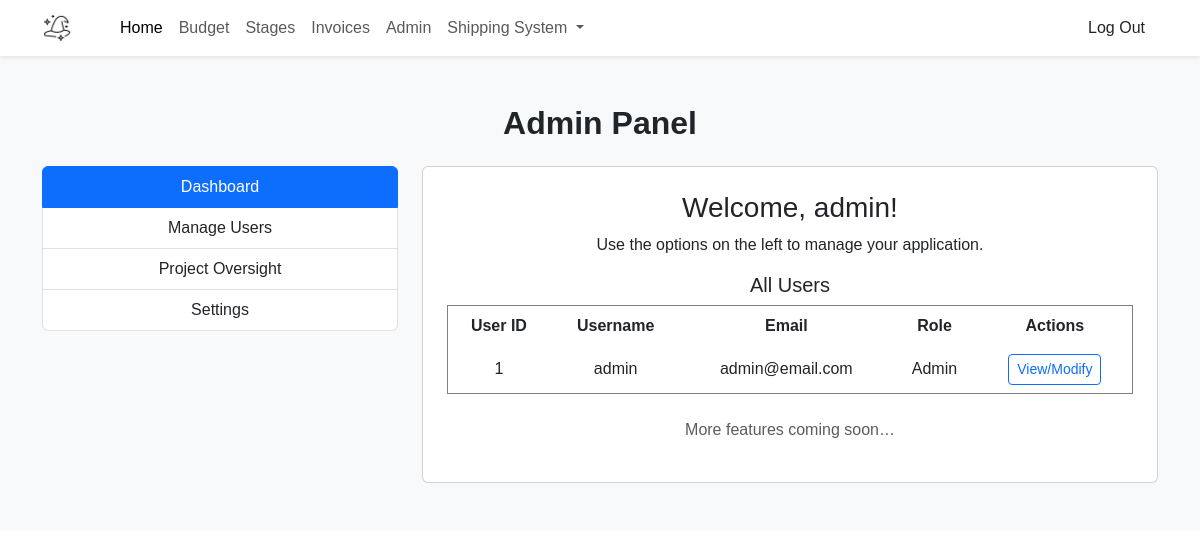
The page /admin (signed in) on the database its author committed.
### tables this page shows
CREATE TABLE projects (
    project_id INT AUTO_INCREMENT PRIMARY KEY,
    user_id INT NOT NULL,
    title VARCHAR(50) NOT NULL,
    description TEXT,
    total_budget DECIMAL(10,2) NOT NULL,
    created_at DATETIME DEFAULT CURRENT_TIMESTAMP,
    FOREIGN KEY (user_id) REFERENCES users(user_id)
        ON DELETE CASCADE
);

CREATE TABLE users (
    user_id INT AUTO_INCREMENT PRIMARY KEY,
    username VARCHAR(20) NOT NULL UNIQUE,
    email VARCHAR(50) NOT NULL UNIQUE,
    password_hash VARCHAR(50) NOT NULL,
    is_admin TINYINT(1) NOT NULL,
    is_active TINYINT(1) NOT NULL
);

### src/Controllers/AdminController.php (called while the page is built, shortened)
<?php
class AdminController
{
    public function index()
    {
        $db = new Database();
        $conn = $db->connect();
        $stmt = $conn->prepare("SELECT user_id, username, email, is_admin FROM users");
        $stmt->execute();
        $users = $stmt->fetchAll(\PDO::FETCH_ASSOC);
        include __DIR__ . '/../../views/admin_panel.php';
    }
}

### src/Controllers/HomeController.php (called while the page is built, shortened)
<?php
class HomeController {
    public function getUserProjects(int $userId): array
    {
        $db   = new Database();
        $conn = $db->connect();
        $user_id = $_SESSION['user_id'];
        $stmt = $conn->prepare(
            "SELECT project_id, title
               FROM projects
              WHERE user_id = :user_id
           ORDER BY project_id"
        );
        $stmt->execute([':user_id' => $user_id]);
        return $stmt->fetchAll(PDO::FETCH_ASSOC);
    }
}

### views/admin_panel.php (the view, shortened to what this page needs)
<!DOCTYPE html>
<html lang="en">
<head>
  <link href="https://cdn.jsdelivr.net/npm/bootstrap@5.3.6/dist/css/bootstrap.min.css" rel="stylesheet">
  <link rel="stylesheet" href="/assets/css/style.css">
</head>
<body>
  <?php include 'navbar.php'; ?>
  <section class="py-5 bg-light">
    <div class="container">
      <h2 class="text-center fw-bold mb-4">Admin Panel</h2>
      <div class="row">
        <div class="col-md-4">
          <div class="list-group">
            <a href="#" class="list-group-item list-group-item-action active" aria-current="true">
              Dashboard
            </a>
            <a href="#" class="list-group-item list-group-item-action">Manage Users</a>
            <a href="#" class="list-group-item list-group-item-action">Project Oversight</a>
            <a href="#" class="list-group-item list-group-item-action">Settings</a>
          </div>
        </div>
        <div class="col-md-8">
          <div class="card p-4">
            <h3 class="card-title">Welcome, <?= htmlspecialchars($_SESSION['username'] ?? ['Admin']) ?>!</h3>
            <p class="card-text">Use the options on the left to manage your application.</p>
            <h5>All Users</h5>
            <table border="1" cellpadding="8" cellspacing="0">
                <thead>
                    <tr>
                        <th>User ID</th>
                        <th>Username</th>
                        <th>Email</th>
                        <th>Role</th>
                        <th>Actions</th>
                    </tr>
                </thead>
                <tbody>
                    <?php foreach ($users as $user): ?>
                        <tr>
                            <td><?= $user['user_id'] ?></td>
                            <td><?= htmlspecialchars($user['username']) ?></td>
                            <td><?= htmlspecialchars($user['email']) ?></td>
                            <td><?= $user['is_admin'] ? 'Admin' : 'User' ?></td>
                            <td>
                            <a href="/admin/user/view?user_id=<?= $user['user_id'] ?>" class="btn btn-sm btn-outline-primary">View/Modify</a>
                            </td>
                        </tr>
                    <?php endforeach; ?>
                </tbody>
            </table>
            <p class="text-muted mt-4">More features coming soon…</p>
          </div>
        </div>
      </div>
    </div>
  </section>
</body>
</html>

### views/navbar.php (shortened to what this page needs)
<?php
if (!isset($projects)) {
    $controller = new \Src\Controllers\HomeController();
    $userId     = $_SESSION['user_id'] ?? 0;
    $projects   = $controller->getUserProjects($userId);
}
$project_id = $_SESSION['project_id'] ?? null;
$currentProjectName = 'Select Project';
foreach ($projects as $proj) {
    if ($proj['project_id'] == $project_id) {
        $currentProjectName = $proj['title'];
        break;
    }
}
?>
<nav class="navbar navbar-expand-lg navbar-light bg-white shadow-sm">
<div class="container">
    <a class="navbar-brand d-flex align-items-center" href="/home">
    <img src="/assets/images/logo.svg" alt="Wizard" width="30" height="30" class="me-2">
    </a>
    <div class="collapse navbar-collapse" id="mainNav">
    <ul class="navbar-nav ms-3">
        <li class="nav-item">
        <a class="nav-link active" href="/home">Home</a>
        </li>
        <li class="nav-item">
        <a class="nav-link" href="/budget">Budget</a>
        </li>
        <li class="nav-item">
        <a class="nav-link" href="/stages">Stages</a>
        </li>
        <li class="nav-item">
        <a class="nav-link" href="/invoices">Invoices</a>
        </li>
        <li class="nav-item">
        <a class="nav-link" href="/admin">Admin</a>
        </li>
        <li class="nav-item dropdown">
            <a class="nav-link dropdown-toggle" href="#" id="projectDropdown" role="button" data-bs-toggle="dropdown" aria-expanded="false">
                <?php echo htmlspecialchars($currentProjectName); ?>
            </a>
        </li>
    </ul>
    <div class="ms-auto">
        <a href="/logout" class="btn btn-logout">Log Out</a>
    </div>
    </div>
</div>
</nav>

### public/assets/css/style.css (style rules this page uses)
:root { --color-primary: #f3f4f6; --color-secondary: #d1d5db; }
body { font-family: Arial, sans-serif; margin: 0; padding: 0; text-align: center; }

### rows shown on the page
projects: title "Shipping System"
users: user_id "1", username "admin", email "admin@email.com", is_admin "Admin"

### other values the page prints
$_SESSION['username'] "admin"
